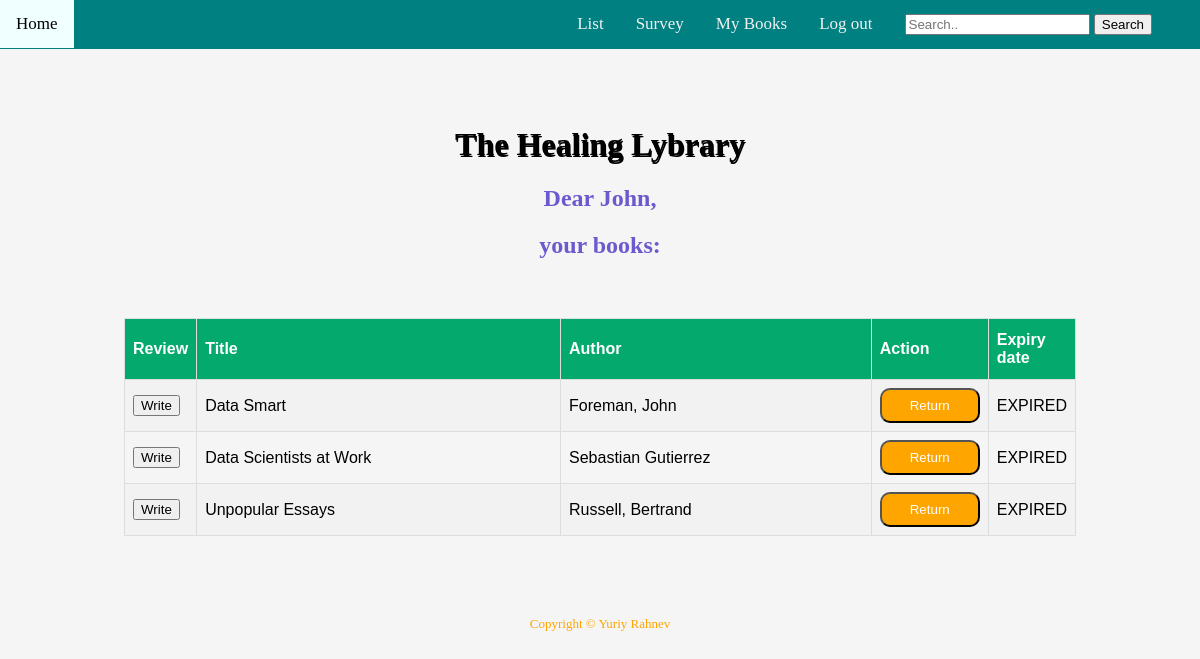
The app's page /mybooks (signed in) with its own data.
### tables this page shows
CREATE TABLE 'users' (id INTEGER PRIMARY KEY, username TEXT NOT NULL,'hash' TEXT NOT NULL, 'points' INTEGER);

CREATE TABLE 'archive' (
  "Title" TEXT,
  "Author" TEXT,
  "Genre" TEXT,
  "Height" TEXT,
  "Publisher" TEXT
, 'points' INTEGER, 'status' text, 'id_user' INTEGER,'return' text, 'datetime' INTEGER, 'id'  INTEGER PRIMARY KEY NOT NULL  );

### application.py (the view)
@app.route('/mybooks', methods=["GET","POST"])
@login_required
def mybooks():
    db.execute("UPDATE archive SET return = 'EXPIRED' WHERE id_user = ? AND datetime < strftime('%s','now')", session['user_id'])
    mybooks = db.execute("SELECT * FROM archive WHERE id_user = ?", session['user_id'])
    name = db.execute("SELECT username FROM users WHERE id = ?", session['user_id'])[0]['username']
    return render_template('mybooks.html', mybooks = mybooks, name = name)

### helpers.py (called while the page is built)
def login_required(f):
    @wraps(f)
    def decorated_function(*args, **kwargs):
        if session.get("user_id") is None:
            return redirect("/login")
        return f(*args, **kwargs)
    return decorated_function

### templates/mybooks.html (shortened to what this page needs)
{% extends "layout.html" %}
{% block body %}
    <h2 style="color:SlateBlue;">Dear {{name}},</h2>
    <h2 id="greet" style="color:SlateBlue;">your books: </h2>
    {% if mybooks %}
        <table id = "customers" style="text-align: left; margin-top: 5%;">
            <tr>
        <th>Review</th>
        <th style="width:600px;">Title</th>
        <th style="width:500px;">Author</th>
        <th>Action</th>
        <th>Expiry date</th>
            </tr>
            {% for book in mybooks %}
            <tr>
            <td><form action='/feedback' method = 'post'><button name='name' value="{{book.id}}" class="buton" type="submit">Write</button></form></td>
            <td>{{book.Title}}</td>
            <td>{{book.Author}}</td>
            <td><form action='/returning' method='post'><button style="color:white; background-color:orange; height:35px; width:100px;border-radius:10px;" class="button" value="{{book.id}}" name='id' type="submit">Return</button></form></td>
            <td id = "return">{{book.return}}</td>
            {% endfor %}
        </table>
    {% else %}
        <script>
            document.getElementById("greet").innerHTML = "you haven't got any books."
        </script>
    {% endif %}
{% endblock %}

### templates/layout.html (shortened to what this page needs)
<!DOCTYPE html>
<html>
<head>
<link href="/static/styles.css" rel="stylesheet">
</head>
<body>
<div class="navbar">
  <a><form action ="/search" method="get" onsubmit="return validate_form();"><input name="q" type="text" placeholder="Search..">
  <button>Search</button></a></form>
  <a style="float:left;" id='home'  href="/">Home</a>
  <a id="logout" href="/logout">Log out</a>
  <a id = 'my' href="/mybooks">My Books</a>
  <a id = 'quizz' href='/quizz'>Survey</a>
  <a id = "list" href = '/account'>List</a>
</div>
<div class="main">
  <h1 id='heading' style="text-shadow: 1px 2px;">The Healing Lybrary</h1>
  {% block body %} {% endblock %}
  <footer style="color:orange; font-size: small; text-align: center;padding-top: 80px;">
            Copyright &#169; Yuriy Rahnev
  </footer>
</div>
</body>
</html>

### static/styles.css (style rules this page uses)
body { background-color: WhiteSmoke; margin:0; }
.navbar { overflow: hidden; background-color:teal; position: fixed; top: 0; width: 100%; }
.navbar a { float: right; display: block; color: #f2f2f2; text-align: center; padding: 14px 16px; text-decoration: none; font-size: 17px; }
.main { text-align: center; padding: 5px; margin-top: 100px; height: 1500px; }
#customers { font-family: Arial, Helvetica, sans-serif; border-collapse: collapse; width: 100%; table-layout: auto; margin-left:auto; margin-right:auto; }
#customers td, #customers th { border: 1px solid #ddd; padding: 8px; }
#customers tr:nth-child(even) { background-color: #f2f2f2; }
#customers th { padding-top: 12px; padding-bottom: 12px; text-align: left; background-color: #04AA6D; color: white; }

### templates/mybooks.html (style rules this page uses)
#customers { width: 80%; }

### records on screen
users: username "John"
archive: {{ book.id }} 2 (drawn), Title "Data Smart", Author "Foreman, John", return "EXPIRED"
archive: {{ book.id }} 11 (drawn), Title "Data Scientists at Work", Author "Sebastian Gutierrez", return "EXPIRED"
archive: {{ book.id }} 124 (drawn), Title "Unpopular Essays", Author "Russell, Bertrand", return "EXPIRED"
